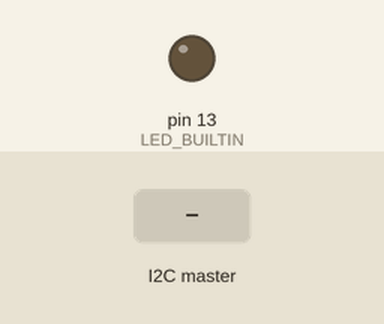
This sketch was run on a simulated Arduino Uno, built with avr-gcc and run on an emulated ATmega328P. Shown: output pins drawn as LEDs (lit = HIGH). Inputs (shaded band) come from the test bench.

Above: at 1.2 s.
1.3 s: the I2C master sends the byte 1
At 1.6 s:
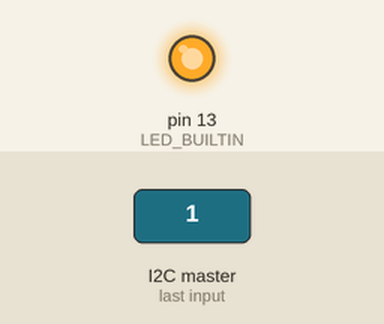
2.8 s: the I2C master sends the byte 0
At 3.9 s:
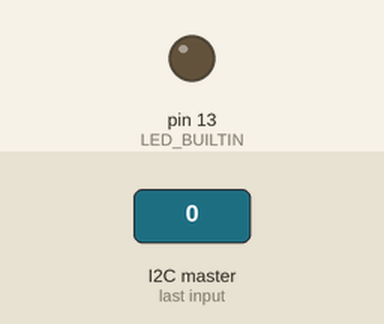
4.3 s: the I2C master sends the byte 2
At 5.1 s:
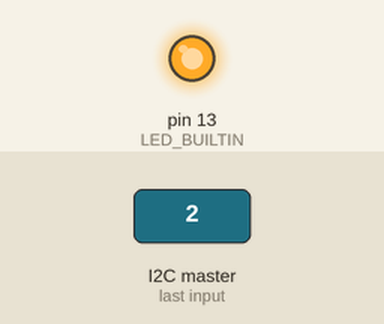
Timing chart, 0 to 7.3 s (numbered marks = the images above; inputs shaded):
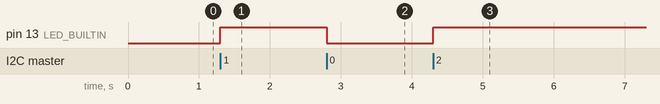

Measured:
- after the input at 1.3 s, pin 13 (LED_BUILTIN): LOW → HIGH at once
- after the input at 2.8 s, pin 13 (LED_BUILTIN): HIGH → LOW at once
- after the input at 4.3 s, pin 13 (LED_BUILTIN): LOW → HIGH at once

The sketch:

interfacing_ardunio_pi.ino
```cpp
#include <Wire.h>
void setup() {
  Wire.begin(0x8);
  Wire.onReceive(receiveEvent);
  // initialize digital pin LED_BUILTIN as an output.
  pinMode(LED_BUILTIN, OUTPUT);
}

// the loop function runs over and over again forever

void receiveEvent(int howMany){
  while (Wire.available())
  {
    char c = Wire.read();
    digitalWrite(LED_BUILTIN, c);
  }
}


void loop() {
  delay(100);
}
```
